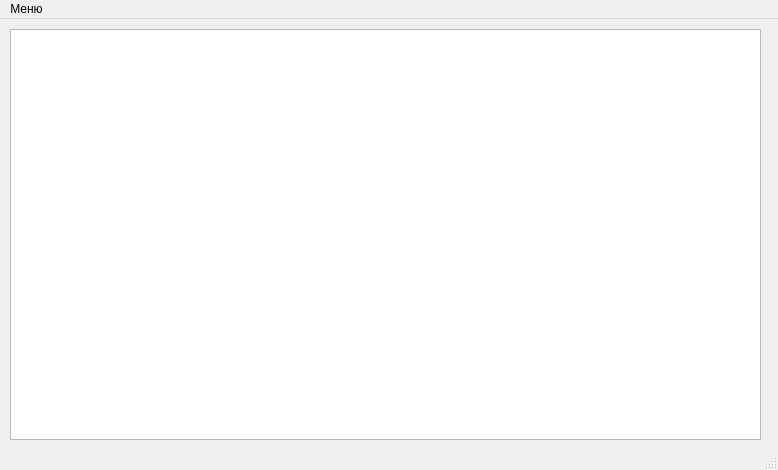
<?xml version="1.0" encoding="UTF-8"?>
<ui version="4.0">
 <class>MainWindow</class>
 <widget class="QMainWindow" name="MainWindow">
  <property name="geometry">
   <rect>
    <x>0</x>
    <y>0</y>
    <width>778</width>
    <height>470</height>
   </rect>
  </property>
  <property name="windowTitle">
   <string>MainWindow</string>
  </property>
  <widget class="QWidget" name="centralwidget">
   <widget class="QTableWidget" name="tableWidget">
    <property name="geometry">
     <rect>
      <x>10</x>
      <y>10</y>
      <width>751</width>
      <height>411</height>
     </rect>
    </property>
   </widget>
  </widget>
  <widget class="QMenuBar" name="menubar">
   <property name="geometry">
    <rect>
     <x>0</x>
     <y>0</y>
     <width>778</width>
     <height>21</height>
    </rect>
   </property>
   <widget class="QMenu" name="menu">
    <property name="title">
     <string>Меню</string>
    </property>
    <addaction name="action"/>
    <addaction name="action_2"/>
    <addaction name="action_6"/>
    <addaction name="action_3"/>
    <addaction name="separator"/>
    <addaction name="action_5"/>
   </widget>
   <addaction name="menu"/>
  </widget>
  <widget class="QStatusBar" name="statusbar"/>
  <action name="action">
   <property name="text">
    <string>Вывод</string>
   </property>
  </action>
  <action name="action_2">
   <property name="text">
    <string>Добавить</string>
   </property>
  </action>
  <action name="action_3">
   <property name="text">
    <string>Удалить</string>
   </property>
  </action>
  <action name="action_5">
   <property name="text">
    <string>Выход</string>
   </property>
  </action>
  <action name="action_6">
   <property name="text">
    <string>Сохранить</string>
   </property>
  </action>
 </widget>
 <resources/>
 <connections/>
</ui>
